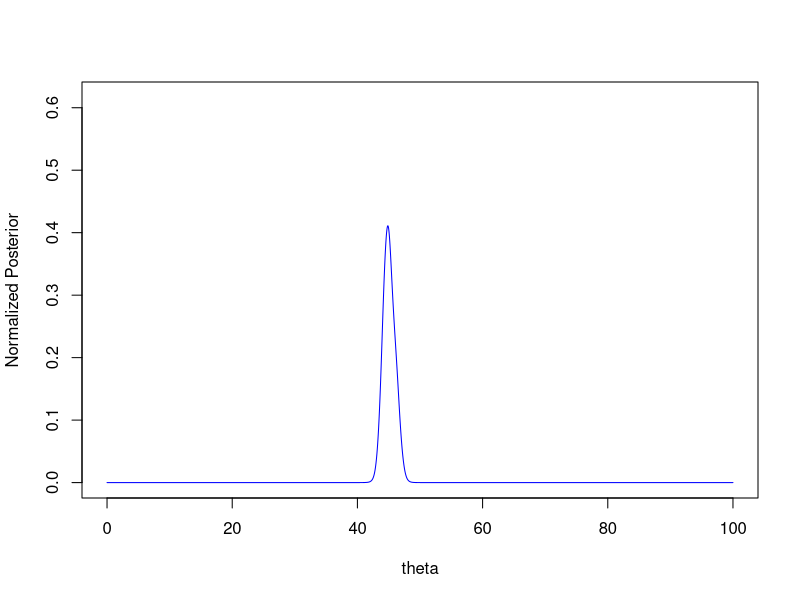
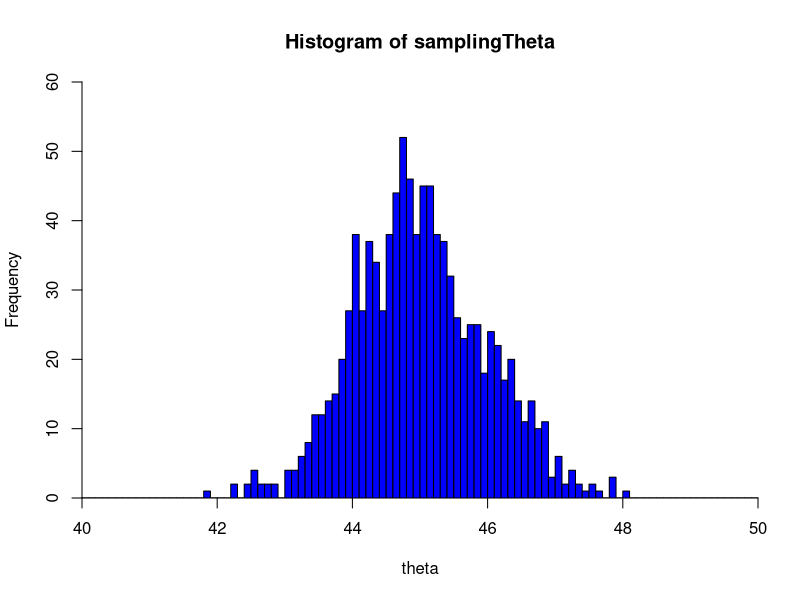
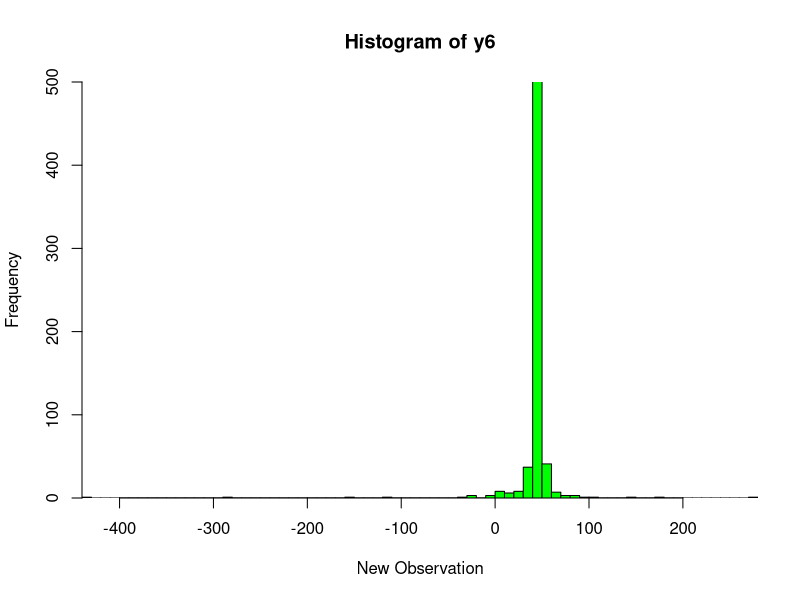

These charts were generated, in order, by the following R code:
## ---- chunk 1
knitr::opts_chunk$set(echo = TRUE)
## ---- chunk 2
# sampling distribution
sampleDistribution = function(y, theta) {
  d0 = NULL
  for (i in 1:length(theta)) { d0 = c(d0, prod(dcauchy(y, theta[i]))) }
  return(d0)
} # finished function definition

# data
y = c(43, 44, 45, 46.5, 47.5)
step = 0.01
theta = seq(0, 100, step)

# unnormalized f
unnormalizedDistribution = sampleDistribution(y, theta)

# normalized f
normalizedDistribution = unnormalizedDistribution / (step*sum(unnormalizedDistribution))

# plot
plot(
  theta,
  normalizedDistribution,
  ylim = c(0, 1.5*max(normalizedDistribution)),
  type = "l", xlab = "theta", ylab = "Normalized Posterior",
  col = "blue"
)
## ---- chunk 3
# sampling
samplingTheta = sample(theta, 1000, step*normalizedDistribution, replace = TRUE)

# histogram
hist(
  samplingTheta,
  xlab = "theta", 
  breaks = seq(40, 50, 0.1),
  xaxs = "i", yaxs = "i", 
  ylim = c(0, 60), col = "blue"
)
## ---- chunk 4
y6 = rcauchy(length(samplingTheta), samplingTheta, 1)
hist(
  y6, 
  xlab = "New Observation", nclass = 100,
  xaxs = "i", yaxs = "i",
  ylim = c(0, 500), col = "green" )
